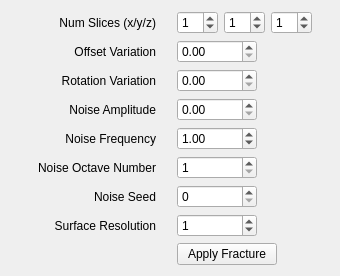
<?xml version="1.0" encoding="UTF-8"?>
<ui version="4.0">
 <class>FractureSliceSettingsPanel</class>
 <widget class="QWidget" name="FractureSliceSettingsPanel">
  <property name="geometry">
   <rect>
    <x>0</x>
    <y>0</y>
    <width>340</width>
    <height>276</height>
   </rect>
  </property>
  <property name="sizePolicy">
   <sizepolicy hsizetype="Fixed" vsizetype="Preferred">
    <horstretch>0</horstretch>
    <verstretch>0</verstretch>
   </sizepolicy>
  </property>
  <property name="minimumSize">
   <size>
    <width>340</width>
    <height>0</height>
   </size>
  </property>
  <property name="maximumSize">
   <size>
    <width>340</width>
    <height>16777215</height>
   </size>
  </property>
  <property name="windowTitle">
   <string>Form</string>
  </property>
  <layout class="QGridLayout" name="gridLayout">
   <item row="2" column="0">
    <widget class="QLabel" name="labelRotationVariation">
     <property name="sizePolicy">
      <sizepolicy hsizetype="Fixed" vsizetype="Preferred">
       <horstretch>0</horstretch>
       <verstretch>0</verstretch>
      </sizepolicy>
     </property>
     <property name="minimumSize">
      <size>
       <width>130</width>
       <height>0</height>
      </size>
     </property>
     <property name="maximumSize">
      <size>
       <width>130</width>
       <height>16777215</height>
      </size>
     </property>
     <property name="text">
      <string>Rotation Variation</string>
     </property>
     <property name="alignment">
      <set>Qt::AlignRight|Qt::AlignTrailing|Qt::AlignVCenter</set>
     </property>
    </widget>
   </item>
   <item row="0" column="0">
    <widget class="QLabel" name="labelNumSlices">
     <property name="sizePolicy">
      <sizepolicy hsizetype="Fixed" vsizetype="Preferred">
       <horstretch>0</horstretch>
       <verstretch>0</verstretch>
      </sizepolicy>
     </property>
     <property name="minimumSize">
      <size>
       <width>130</width>
       <height>0</height>
      </size>
     </property>
     <property name="maximumSize">
      <size>
       <width>130</width>
       <height>16777215</height>
      </size>
     </property>
     <property name="text">
      <string>Num Slices (x/y/z)</string>
     </property>
     <property name="alignment">
      <set>Qt::AlignRight|Qt::AlignTrailing|Qt::AlignVCenter</set>
     </property>
    </widget>
   </item>
   <item row="1" column="0">
    <widget class="QLabel" name="labelOffsetVariation">
     <property name="sizePolicy">
      <sizepolicy hsizetype="Fixed" vsizetype="Preferred">
       <horstretch>0</horstretch>
       <verstretch>0</verstretch>
      </sizepolicy>
     </property>
     <property name="minimumSize">
      <size>
       <width>130</width>
       <height>0</height>
      </size>
     </property>
     <property name="maximumSize">
      <size>
       <width>130</width>
       <height>16777215</height>
      </size>
     </property>
     <property name="text">
      <string>Offset Variation</string>
     </property>
     <property name="alignment">
      <set>Qt::AlignRight|Qt::AlignTrailing|Qt::AlignVCenter</set>
     </property>
    </widget>
   </item>
   <item row="1" column="1">
    <widget class="QDoubleSpinBox" name="spinBoxOffsetVariation">
     <property name="minimumSize">
      <size>
       <width>80</width>
       <height>0</height>
      </size>
     </property>
     <property name="maximumSize">
      <size>
       <width>80</width>
       <height>16777215</height>
      </size>
     </property>
     <property name="decimals">
      <number>2</number>
     </property>
     <property name="maximum">
      <double>1.000000000000000</double>
     </property>
     <property name="singleStep">
      <double>0.010000000000000</double>
     </property>
    </widget>
   </item>
   <item row="2" column="1">
    <widget class="QDoubleSpinBox" name="spinBoxRotationVariation">
     <property name="minimumSize">
      <size>
       <width>80</width>
       <height>0</height>
      </size>
     </property>
     <property name="maximumSize">
      <size>
       <width>80</width>
       <height>16777215</height>
      </size>
     </property>
     <property name="decimals">
      <number>2</number>
     </property>
     <property name="maximum">
      <double>1.000000000000000</double>
     </property>
     <property name="singleStep">
      <double>0.010000000000000</double>
     </property>
    </widget>
   </item>
   <item row="3" column="0">
    <widget class="QLabel" name="labelNoiseAmplitude">
     <property name="sizePolicy">
      <sizepolicy hsizetype="Fixed" vsizetype="Preferred">
       <horstretch>0</horstretch>
       <verstretch>0</verstretch>
      </sizepolicy>
     </property>
     <property name="minimumSize">
      <size>
       <width>130</width>
       <height>0</height>
      </size>
     </property>
     <property name="maximumSize">
      <size>
       <width>130</width>
       <height>16777215</height>
      </size>
     </property>
     <property name="text">
      <string>Noise Amplitude</string>
     </property>
     <property name="alignment">
      <set>Qt::AlignRight|Qt::AlignTrailing|Qt::AlignVCenter</set>
     </property>
    </widget>
   </item>
   <item row="3" column="1">
    <widget class="QDoubleSpinBox" name="spinBoxNoiseAmplitude">
     <property name="minimumSize">
      <size>
       <width>80</width>
       <height>0</height>
      </size>
     </property>
     <property name="maximumSize">
      <size>
       <width>80</width>
       <height>16777215</height>
      </size>
     </property>
     <property name="decimals">
      <number>2</number>
     </property>
     <property name="maximum">
      <double>1.000000000000000</double>
     </property>
     <property name="singleStep">
      <double>0.010000000000000</double>
     </property>
    </widget>
   </item>
   <item row="4" column="0">
    <widget class="QLabel" name="labelNoiseFrequency">
     <property name="sizePolicy">
      <sizepolicy hsizetype="Fixed" vsizetype="Preferred">
       <horstretch>0</horstretch>
       <verstretch>0</verstretch>
      </sizepolicy>
     </property>
     <property name="minimumSize">
      <size>
       <width>130</width>
       <height>0</height>
      </size>
     </property>
     <property name="maximumSize">
      <size>
       <width>130</width>
       <height>16777215</height>
      </size>
     </property>
     <property name="text">
      <string>Noise Frequency</string>
     </property>
     <property name="alignment">
      <set>Qt::AlignRight|Qt::AlignTrailing|Qt::AlignVCenter</set>
     </property>
    </widget>
   </item>
   <item row="4" column="1">
    <widget class="QDoubleSpinBox" name="spinBoxNoiseFrequency">
     <property name="minimumSize">
      <size>
       <width>80</width>
       <height>0</height>
      </size>
     </property>
     <property name="maximumSize">
      <size>
       <width>80</width>
       <height>16777215</height>
      </size>
     </property>
     <property name="decimals">
      <number>2</number>
     </property>
     <property name="maximum">
      <double>10.000000000000000</double>
     </property>
     <property name="singleStep">
      <double>0.100000000000000</double>
     </property>
     <property name="value">
      <double>1.000000000000000</double>
     </property>
    </widget>
   </item>
   <item row="6" column="0">
    <widget class="QLabel" name="labelNoiseSeed">
     <property name="sizePolicy">
      <sizepolicy hsizetype="Fixed" vsizetype="Preferred">
       <horstretch>0</horstretch>
       <verstretch>0</verstretch>
      </sizepolicy>
     </property>
     <property name="minimumSize">
      <size>
       <width>130</width>
       <height>0</height>
      </size>
     </property>
     <property name="maximumSize">
      <size>
       <width>130</width>
       <height>16777215</height>
      </size>
     </property>
     <property name="text">
      <string>Noise Seed</string>
     </property>
     <property name="alignment">
      <set>Qt::AlignRight|Qt::AlignTrailing|Qt::AlignVCenter</set>
     </property>
    </widget>
   </item>
   <item row="6" column="1">
    <widget class="QSpinBox" name="spinBoxNoiseSeed">
     <property name="minimumSize">
      <size>
       <width>80</width>
       <height>0</height>
      </size>
     </property>
     <property name="maximumSize">
      <size>
       <width>80</width>
       <height>16777215</height>
      </size>
     </property>
     <property name="maximum">
      <number>2147483647</number>
     </property>
    </widget>
   </item>
   <item row="8" column="1">
    <widget class="QPushButton" name="btnApplyFracture">
     <property name="minimumSize">
      <size>
       <width>100</width>
       <height>0</height>
      </size>
     </property>
     <property name="maximumSize">
      <size>
       <width>100</width>
       <height>16777215</height>
      </size>
     </property>
     <property name="text">
      <string>Apply Fracture</string>
     </property>
    </widget>
   </item>
   <item row="7" column="0">
    <widget class="QLabel" name="labelSurfaceResolution">
     <property name="sizePolicy">
      <sizepolicy hsizetype="Fixed" vsizetype="Preferred">
       <horstretch>0</horstretch>
       <verstretch>0</verstretch>
      </sizepolicy>
     </property>
     <property name="minimumSize">
      <size>
       <width>130</width>
       <height>0</height>
      </size>
     </property>
     <property name="maximumSize">
      <size>
       <width>130</width>
       <height>16777215</height>
      </size>
     </property>
     <property name="text">
      <string>Surface Resolution</string>
     </property>
     <property name="alignment">
      <set>Qt::AlignRight|Qt::AlignTrailing|Qt::AlignVCenter</set>
     </property>
    </widget>
   </item>
   <item row="7" column="1">
    <widget class="QSpinBox" name="spinBoxSurfaceResolution">
     <property name="minimumSize">
      <size>
       <width>80</width>
       <height>0</height>
      </size>
     </property>
     <property name="maximumSize">
      <size>
       <width>80</width>
       <height>16777215</height>
      </size>
     </property>
     <property name="maximum">
      <number>2147483647</number>
     </property>
     <property name="value">
      <number>1</number>
     </property>
    </widget>
   </item>
   <item row="0" column="1">
    <layout class="QHBoxLayout" name="horizontalLayout">
     <item>
      <widget class="QSpinBox" name="spinBoxNumSlicesX">
       <property name="value">
        <number>1</number>
       </property>
      </widget>
     </item>
     <item>
      <widget class="QSpinBox" name="spinBoxNumSlicesY">
       <property name="value">
        <number>1</number>
       </property>
      </widget>
     </item>
     <item>
      <widget class="QSpinBox" name="spinBoxNumSlicesZ">
       <property name="value">
        <number>1</number>
       </property>
      </widget>
     </item>
    </layout>
   </item>
   <item row="5" column="0">
    <widget class="QLabel" name="labelNoiseOctaveNumber">
     <property name="sizePolicy">
      <sizepolicy hsizetype="Fixed" vsizetype="Preferred">
       <horstretch>0</horstretch>
       <verstretch>0</verstretch>
      </sizepolicy>
     </property>
     <property name="minimumSize">
      <size>
       <width>130</width>
       <height>0</height>
      </size>
     </property>
     <property name="maximumSize">
      <size>
       <width>130</width>
       <height>16777215</height>
      </size>
     </property>
     <property name="text">
      <string>Noise Octave Number</string>
     </property>
     <property name="alignment">
      <set>Qt::AlignRight|Qt::AlignTrailing|Qt::AlignVCenter</set>
     </property>
    </widget>
   </item>
   <item row="5" column="1">
    <widget class="QSpinBox" name="spinBoxNoiseOctaveNumber">
     <property name="minimumSize">
      <size>
       <width>80</width>
       <height>0</height>
      </size>
     </property>
     <property name="maximumSize">
      <size>
       <width>80</width>
       <height>16777215</height>
      </size>
     </property>
     <property name="minimum">
      <number>1</number>
     </property>
     <property name="maximum">
      <number>5</number>
     </property>
    </widget>
   </item>
  </layout>
 </widget>
 <tabstops>
  <tabstop>spinBoxNumSlicesX</tabstop>
  <tabstop>spinBoxNumSlicesY</tabstop>
  <tabstop>spinBoxNumSlicesZ</tabstop>
  <tabstop>spinBoxOffsetVariation</tabstop>
  <tabstop>spinBoxRotationVariation</tabstop>
  <tabstop>spinBoxNoiseAmplitude</tabstop>
  <tabstop>spinBoxNoiseFrequency</tabstop>
  <tabstop>spinBoxNoiseOctaveNumber</tabstop>
  <tabstop>spinBoxNoiseSeed</tabstop>
  <tabstop>spinBoxSurfaceResolution</tabstop>
  <tabstop>btnApplyFracture</tabstop>
 </tabstops>
 <resources/>
 <connections/>
</ui>
